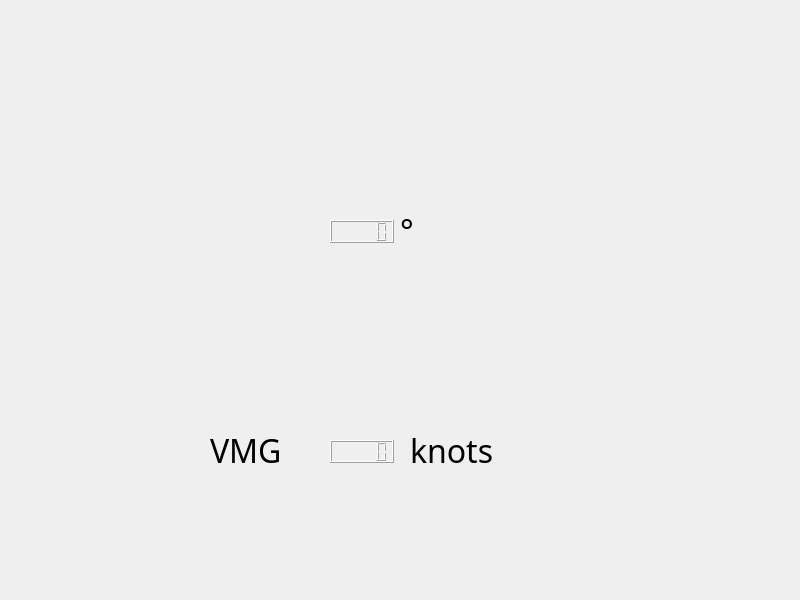
<?xml version="1.0" encoding="UTF-8"?>
<ui version="4.0">
 <class>Form</class>
 <widget class="QWidget" name="Form">
  <property name="geometry">
   <rect>
    <x>0</x>
    <y>0</y>
    <width>800</width>
    <height>600</height>
   </rect>
  </property>
  <property name="windowTitle">
   <string>Form</string>
  </property>
  <widget class="QLabel" name="label_2">
   <property name="geometry">
    <rect>
     <x>210</x>
     <y>400</y>
     <width>101</width>
     <height>101</height>
    </rect>
   </property>
   <property name="font">
    <font>
     <family>Yu Gothic Light</family>
     <pointsize>24</pointsize>
    </font>
   </property>
   <property name="text">
    <string>VMG</string>
   </property>
  </widget>
  <widget class="QLCDNumber" name="lcdNumber">
   <property name="geometry">
    <rect>
     <x>330</x>
     <y>440</y>
     <width>64</width>
     <height>23</height>
    </rect>
   </property>
  </widget>
  <widget class="QLabel" name="label_3">
   <property name="geometry">
    <rect>
     <x>410</x>
     <y>400</y>
     <width>251</width>
     <height>101</height>
    </rect>
   </property>
   <property name="font">
    <font>
     <family>Yu Gothic Light</family>
     <pointsize>24</pointsize>
    </font>
   </property>
   <property name="text">
    <string>knots</string>
   </property>
  </widget>
  <widget class="QLabel" name="label">
   <property name="geometry">
    <rect>
     <x>40</x>
     <y>-10</y>
     <width>671</width>
     <height>591</height>
    </rect>
   </property>
   <property name="text">
    <string/>
   </property>
   <property name="pixmap">
    <pixmap>VMG.png</pixmap>
   </property>
  </widget>
  <widget class="QLCDNumber" name="lcdNumber_2">
   <property name="geometry">
    <rect>
     <x>330</x>
     <y>220</y>
     <width>64</width>
     <height>23</height>
    </rect>
   </property>
  </widget>
  <widget class="QLabel" name="label_4">
   <property name="geometry">
    <rect>
     <x>400</x>
     <y>190</y>
     <width>41</width>
     <height>81</height>
    </rect>
   </property>
   <property name="font">
    <font>
     <family>Yu Gothic Light</family>
     <pointsize>24</pointsize>
    </font>
   </property>
   <property name="text">
    <string>°</string>
   </property>
  </widget>
  <zorder>label</zorder>
  <zorder>label_2</zorder>
  <zorder>lcdNumber</zorder>
  <zorder>label_3</zorder>
  <zorder>lcdNumber_2</zorder>
  <zorder>label_4</zorder>
 </widget>
 <resources/>
 <connections/>
</ui>
